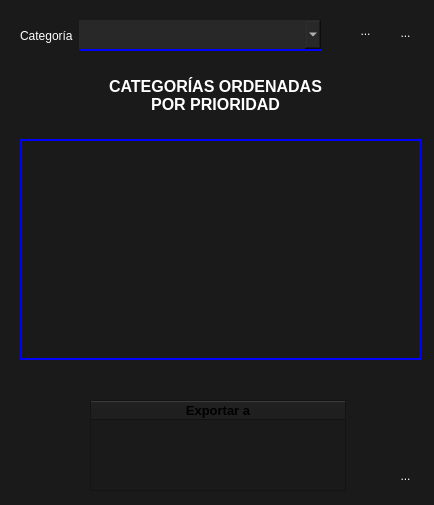
<?xml version="1.0" encoding="UTF-8"?>
<ui version="4.0">
 <class>categorias</class>
 <widget class="QWidget" name="categorias">
  <property name="windowModality">
   <enum>Qt::WindowModality::WindowModal</enum>
  </property>
  <property name="geometry">
   <rect>
    <x>0</x>
    <y>0</y>
    <width>434</width>
    <height>505</height>
   </rect>
  </property>
  <property name="maximumSize">
   <size>
    <width>434</width>
    <height>505</height>
   </size>
  </property>
  <property name="windowTitle">
   <string>Categorías</string>
  </property>
  <property name="windowIcon">
   <iconset>
    <normaloff>../recursos/iconos/categorias.png</normaloff>../recursos/iconos/categorias.png</iconset>
  </property>
  <property name="styleSheet">
   <string notr="true">color: rgb(255, 255, 255);
background-color: rgb(26, 26, 26);</string>
  </property>
  <widget class="QWidget" name="formLayoutWidget">
   <property name="geometry">
    <rect>
     <x>20</x>
     <y>20</y>
     <width>301</width>
     <height>31</height>
    </rect>
   </property>
   <layout class="QFormLayout" name="formLayout">
    <item row="0" column="0">
     <widget class="QLabel" name="categoriaLabel">
      <property name="sizePolicy">
       <sizepolicy hsizetype="Preferred" vsizetype="Expanding">
        <horstretch>0</horstretch>
        <verstretch>0</verstretch>
       </sizepolicy>
      </property>
      <property name="styleSheet">
       <string notr="true">color:white;</string>
      </property>
      <property name="text">
       <string>Categoría</string>
      </property>
     </widget>
    </item>
    <item row="0" column="1">
     <widget class="QComboBox" name="categoriaComboBox">
      <property name="sizePolicy">
       <sizepolicy hsizetype="Preferred" vsizetype="Preferred">
        <horstretch>0</horstretch>
        <verstretch>0</verstretch>
       </sizepolicy>
      </property>
      <property name="font">
       <font>
        <pointsize>10</pointsize>
       </font>
      </property>
      <property name="styleSheet">
       <string notr="true">color:white;
background-color: rgb(40, 40, 40);
border-left:none;
border-right:none;
border-top:none;
border-bottom: 2px solid blue;
padding-left:5px;</string>
      </property>
      <property name="maxVisibleItems">
       <number>999999999</number>
      </property>
      <property name="iconSize">
       <size>
        <width>16</width>
        <height>16</height>
       </size>
      </property>
      <property name="placeholderText">
       <string/>
      </property>
      <property name="duplicatesEnabled">
       <bool>false</bool>
      </property>
     </widget>
    </item>
   </layout>
  </widget>
  <widget class="QToolButton" name="editarCategoria">
   <property name="geometry">
    <rect>
     <x>350</x>
     <y>15</y>
     <width>31</width>
     <height>31</height>
    </rect>
   </property>
   <property name="sizePolicy">
    <sizepolicy hsizetype="Minimum" vsizetype="Fixed">
     <horstretch>0</horstretch>
     <verstretch>0</verstretch>
    </sizepolicy>
   </property>
   <property name="styleSheet">
    <string notr="true">background-color: rgb(26, 26, 26);border:none;</string>
   </property>
   <property name="text">
    <string>...</string>
   </property>
   <property name="icon">
    <iconset>
     <normaloff>../recursos/iconos/ic_editar.png</normaloff>../recursos/iconos/ic_editar.png</iconset>
   </property>
   <property name="iconSize">
    <size>
     <width>32</width>
     <height>32</height>
    </size>
   </property>
  </widget>
  <widget class="QToolButton" name="eliminarCategoria">
   <property name="geometry">
    <rect>
     <x>390</x>
     <y>17</y>
     <width>31</width>
     <height>31</height>
    </rect>
   </property>
   <property name="sizePolicy">
    <sizepolicy hsizetype="Minimum" vsizetype="Fixed">
     <horstretch>0</horstretch>
     <verstretch>0</verstretch>
    </sizepolicy>
   </property>
   <property name="styleSheet">
    <string notr="true">background-color: rgb(26, 26, 26);border:none;</string>
   </property>
   <property name="text">
    <string>...</string>
   </property>
   <property name="icon">
    <iconset>
     <normaloff>../recursos/iconos/ic_eliminar.png</normaloff>../recursos/iconos/ic_eliminar.png</iconset>
   </property>
   <property name="iconSize">
    <size>
     <width>26</width>
     <height>26</height>
    </size>
   </property>
  </widget>
  <widget class="QLabel" name="label">
   <property name="geometry">
    <rect>
     <x>0</x>
     <y>70</y>
     <width>431</width>
     <height>51</height>
    </rect>
   </property>
   <property name="font">
    <font>
     <pointsize>12</pointsize>
     <bold>true</bold>
    </font>
   </property>
   <property name="styleSheet">
    <string notr="true">color:white;</string>
   </property>
   <property name="text">
    <string>CATEGORÍAS ORDENADAS
POR PRIORIDAD</string>
   </property>
   <property name="alignment">
    <set>Qt::AlignmentFlag::AlignCenter</set>
   </property>
  </widget>
  <widget class="QTreeWidget" name="exportar">
   <property name="geometry">
    <rect>
     <x>90</x>
     <y>400</y>
     <width>256</width>
     <height>91</height>
    </rect>
   </property>
   <property name="styleSheet">
    <string notr="true">QTreeWidget::item {
    padding: 5px;
}</string>
   </property>
   <property name="sizeAdjustPolicy">
    <enum>QAbstractScrollArea::SizeAdjustPolicy::AdjustToContents</enum>
   </property>
   <property name="showDropIndicator" stdset="0">
    <bool>true</bool>
   </property>
   <property name="horizontalScrollMode">
    <enum>QAbstractItemView::ScrollMode::ScrollPerPixel</enum>
   </property>
   <property name="itemsExpandable">
    <bool>true</bool>
   </property>
   <property name="expandsOnDoubleClick">
    <bool>true</bool>
   </property>
   <attribute name="headerVisible">
    <bool>true</bool>
   </attribute>
   <attribute name="headerCascadingSectionResizes">
    <bool>false</bool>
   </attribute>
   <attribute name="headerHighlightSections">
    <bool>false</bool>
   </attribute>
   <attribute name="headerShowSortIndicator" stdset="0">
    <bool>false</bool>
   </attribute>
   <attribute name="headerStretchLastSection">
    <bool>true</bool>
   </attribute>
   <column>
    <property name="text">
     <string>Exportar a</string>
    </property>
    <property name="font">
     <font>
      <pointsize>10</pointsize>
      <bold>true</bold>
     </font>
    </property>
    <property name="textAlignment">
     <set>AlignCenter</set>
    </property>
    <property name="background">
     <color>
      <red>0</red>
      <green>170</green>
      <blue>255</blue>
     </color>
    </property>
    <property name="foreground">
     <brush brushstyle="SolidPattern">
      <color alpha="255">
       <red>0</red>
       <green>0</green>
       <blue>0</blue>
      </color>
     </brush>
    </property>
   </column>
  </widget>
  <widget class="QToolButton" name="ayuda">
   <property name="geometry">
    <rect>
     <x>390</x>
     <y>460</y>
     <width>31</width>
     <height>31</height>
    </rect>
   </property>
   <property name="sizePolicy">
    <sizepolicy hsizetype="Minimum" vsizetype="Fixed">
     <horstretch>0</horstretch>
     <verstretch>0</verstretch>
    </sizepolicy>
   </property>
   <property name="styleSheet">
    <string notr="true">background-color: rgb(26, 26, 26);border:none;</string>
   </property>
   <property name="text">
    <string>...</string>
   </property>
   <property name="icon">
    <iconset>
     <normaloff>../recursos/iconos/ayuda.png</normaloff>../recursos/iconos/ayuda.png</iconset>
   </property>
   <property name="iconSize">
    <size>
     <width>32</width>
     <height>32</height>
    </size>
   </property>
  </widget>
  <widget class="QScrollArea" name="scrollArea">
   <property name="geometry">
    <rect>
     <x>20</x>
     <y>139</y>
     <width>401</width>
     <height>221</height>
    </rect>
   </property>
   <property name="styleSheet">
    <string notr="true">QScrollArea {
	color: rgb(255, 255, 255);
	border:2px solid blue;
}

/* Estilo general para la barra de scroll vertical DENTRO de un QScrollArea */
            QScrollArea QScrollBar:vertical {
                border: none; /* Sin borde */
                background: #2a2a2a; /* Color de fondo del riel (gris muy oscuro) */
                width: 12px; /* Ancho de la barra vertical */
                /* margin: 0px 0 0px 0; /* Sin margen si no hay botones de flecha visibles */
            }

             /* Estilo para el &quot;handle&quot; (la parte que arrastras) de la barra vertical */
            QScrollArea QScrollBar::handle:vertical {
                background: #606060; /* Color del handle (gris medio) */
                min-height: 20px; /* Altura mínima del handle */
                border-radius: 6px; /* Esquinas redondeadas para el handle */
                border: none; /* Sin borde en el handle */
            }

            /* Estilo al pasar el ratón por el handle */
            QScrollArea QScrollBar::handle:vertical:hover {
                background: #828282; /* Color del handle al pasar el ratón (gris más claro) */
            }

            /* Estilo cuando se pulsa el handle */
            QScrollArea QScrollBar::handle:vertical:pressed {
                background: #939393; /* Color del handle al pulsar (gris aún más claro) */
            }

            /* Estilo para las áreas &quot;page&quot; (el riel entre el handle y las flechas) */
            /* Normalmente no necesitan un color de fondo propio si QScrollBar:vertical ya lo tiene */
            QScrollArea QScrollBar::add-page:vertical, QScrollArea QScrollBar::sub-page:vertical {
                background: none;
            }

            /* Estilo para los botones de flecha (si están visibles) */
            /* Si no quieres botones de flecha, puedes ocultarlos o no definirlos */
            QScrollArea QScrollBar::add-line:vertical, QScrollArea QScrollBar::sub-line:vertical {
                border: none;
                background: #3a3a3a; /* Color de fondo de los botones (gris oscuro) */
                height: 0px; /* Ocultar botones de flecha estableciendo altura a 0 */
                subcontrol-position: top; /* Posición de sub-line (irrelevante si height es 0) */
                subcontrol-origin: margin;
            }
             QScrollArea QScrollBar::sub-line:vertical { subcontrol-position: top; }
             QScrollArea QScrollBar::add-line:vertical { subcontrol-position: bottom; }


            /* Estilo para las flechas DENTRO de los botones (irrelevante si los botones están ocultos) */
             QScrollArea QScrollBar::up-arrow:vertical, QScrollArea QScrollBar::down-arrow:vertical {
                 width: 0px; /* Ocultar flechas estableciendo ancho/alto a 0 */
                 height: 0px;
                 background: none;
             }

            /* Puedes añadir estilos similares para QScrollBar:horizontal */
            
            QScrollArea QScrollBar:horizontal {
                border: none;
                background: #2a2a2a;
                height: 12px;
            }
            QScrollArea QScrollBar::handle:horizontal {
                background: #606060;
                min-width: 20px;
                border-radius: 6px;
                border: none;
            }
            QScrollArea QScrollBar::handle:horizontal:hover { background: #828282; }
            QScrollArea QScrollBar::handle:horizontal:pressed { background: #939393; }
            QScrollArea QScrollBar::add-page:horizontal, QScrollArea QScrollBar::sub-page:horizontal { background: none; }
            QScrollArea QScrollBar::add-line:horizontal, QScrollArea QScrollBar::sub-line:horizontal { border: none; background: #3a3a3a; width: 0px; }
            QScrollArea QScrollBar::left-arrow:horizontal, QScrollArea QScrollBar::right-arrow:horizontal { width: 0px; height: 0px; background: none; }
            </string>
   </property>
   <property name="widgetResizable">
    <bool>true</bool>
   </property>
   <property name="alignment">
    <set>Qt::AlignmentFlag::AlignLeading|Qt::AlignmentFlag::AlignLeft|Qt::AlignmentFlag::AlignTop</set>
   </property>
   <widget class="QWidget" name="scrollAreaWidgetContents">
    <property name="geometry">
     <rect>
      <x>0</x>
      <y>0</y>
      <width>397</width>
      <height>18</height>
     </rect>
    </property>
    <property name="sizePolicy">
     <sizepolicy hsizetype="Expanding" vsizetype="Fixed">
      <horstretch>0</horstretch>
      <verstretch>0</verstretch>
     </sizepolicy>
    </property>
    <layout class="QVBoxLayout" name="verticalLayout">
     <property name="spacing">
      <number>20</number>
     </property>
     <property name="bottomMargin">
      <number>9</number>
     </property>
    </layout>
   </widget>
  </widget>
 </widget>
 <resources/>
 <connections/>
</ui>
